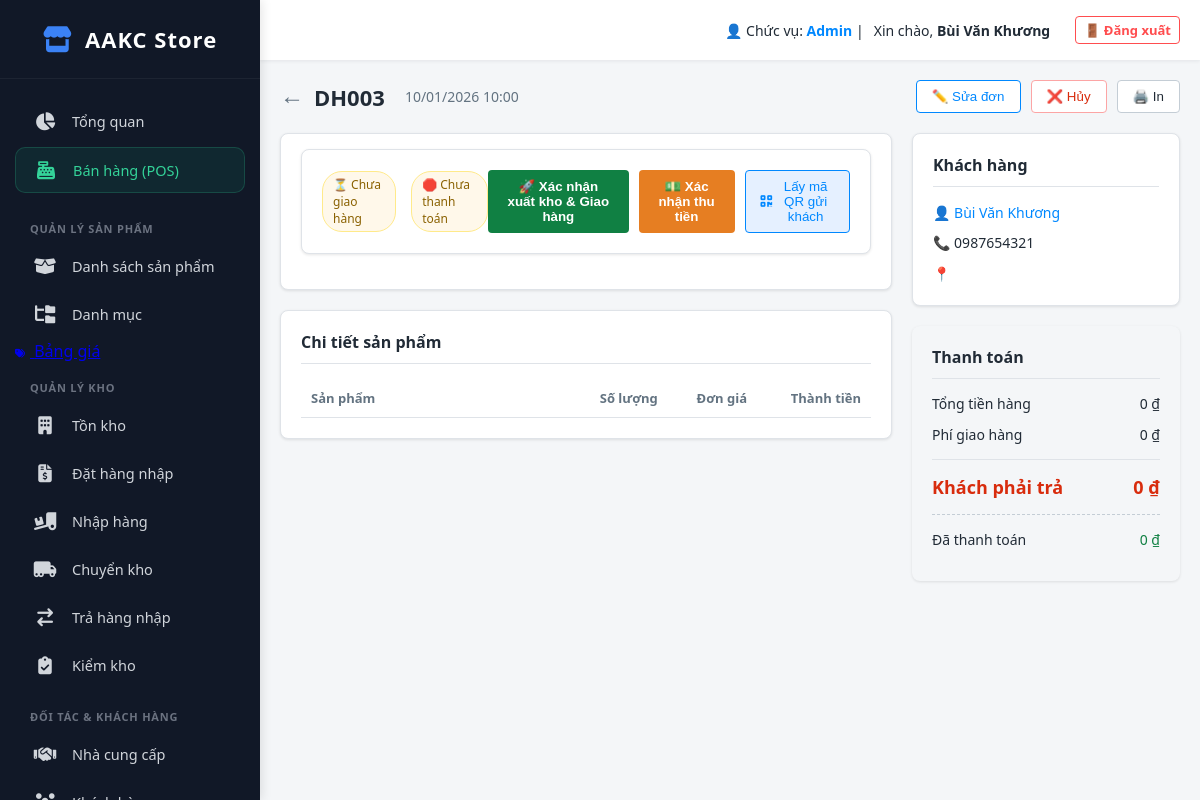
The app's page /index.php?action=view_order&id=3 (signed in) with its own data.
### tables this page shows
CREATE TABLE `orders` (
  `id` int(11) NOT NULL,
  `order_code` varchar(50) DEFAULT NULL,
  `customer_id` int(11) NOT NULL,
  `subtotal` decimal(15,2) DEFAULT 0.00,
  `total_amount` decimal(15,2) NOT NULL,
  `paid_amount` decimal(15,2) DEFAULT 0.00,
  `payment_status` enum('unpaid','partial','paid') DEFAULT 'unpaid',
  `created_at` datetime DEFAULT current_timestamp(),
  `total_product_discount` decimal(15,2) DEFAULT 0.00,
  `total_order_discount` decimal(15,2) DEFAULT 0.00,
  `original_shipping_fee` decimal(15,2) DEFAULT 0.00,
  `total_shipping_discount` decimal(15,2) DEFAULT 0.00,
  `tax_amount` decimal(15,2) DEFAULT 0.00,
  `grand_total` decimal(15,2) DEFAULT 0.00,
  `amount_paid` decimal(15,2) DEFAULT 0.00,
  `payment_method` varchar(50) DEFAULT 'cash',
  `order_status` varchar(50) DEFAULT 'pending',
  `shipping_status` varchar(50) DEFAULT 'pending',
  `sales_channel` varchar(50) DEFAULT 'pos'
);

CREATE TABLE `customers` (
  `id` int(11) NOT NULL,
  `customer_code` varchar(50) DEFAULT NULL,
  `last_name` varchar(100) DEFAULT NULL,
  `first_name` varchar(100) NOT NULL,
  `phone` varchar(50) DEFAULT NULL,
  `email` varchar(255) DEFAULT NULL,
  `accept_marketing` tinyint(1) DEFAULT 0,
  `province` varchar(100) DEFAULT NULL,
  `district` varchar(100) DEFAULT NULL,
  `ward` varchar(100) DEFAULT NULL,
  `address` text DEFAULT NULL,
  `tax_code` varchar(50) DEFAULT NULL,
  `company_name` varchar(255) DEFAULT NULL,
  `invoice_address` text DEFAULT NULL,
  `invoice_email` varchar(255) DEFAULT NULL,
  `notes` text DEFAULT NULL,
  `tags` varchar(255) DEFAULT NULL,
  `debt` decimal(15,2) DEFAULT 0.00,
  `created_at` datetime DEFAULT current_timestamp()
);

### app/controllers/OrderController.php (called while the page is built, shortened)
<?php
class OrderController
{
    public function view()
    {
        $id = $_GET['id'] ?? 0;
        $db = (new Database())->getConnection();
        $query_order = "SELECT o.*,
                               CONCAT(c.last_name, ' ', c.first_name) AS customer_name,
                               c.phone, c.address
                        FROM orders o
                        LEFT JOIN customers c ON o.customer_id = c.id
                        WHERE o.id = ?";
        $stmt_order = $db->prepare($query_order);
        $stmt_order->execute([$id]);
        $order = $stmt_order->fetch(PDO::FETCH_ASSOC);
        require_once __DIR__ . '/../views/order/detail.php';
    }
}

### public/index.php (called while the page is built, shortened)
<?php
$app = new App();

### app/views/order/detail.php (the view, shortened to what this page needs)
<?php
require_once __DIR__ . '/../layout/header.php';
?>
<div class="v3-header">
    <div class="v3-title">
        <a href="index.php?action=order_list">←</a>
        <?php echo htmlspecialchars($order['order_code']); ?>
        <span style="font-size: 14px; font-weight: normal; color: #637381; margin-left: 10px;">
            <?php echo date('d/m/Y H:i', strtotime($order['created_at'])); ?>
        </span>
    </div>
    <div style="display: flex; gap: 10px;">
        <?php if (($order['order_status'] ?? '') !== 'cancelled' && ($order['shipping_status'] ?? '') !== 'delivered'): ?>
            <button class="btn-outline" style="color: #0088ff; border-color: #0088ff;" onclick="alert('Tính năng chuyển sang màn hình Sửa Đơn đang được cập nhật!')">✏️ Sửa đơn</button>
        <?php endif; ?>
        <?php if (($order['order_status'] ?? '') !== 'cancelled'): ?>
            <button type="button" class="btn-outline" style="color: #d82c0d; border-color: #fca5a5;" onclick="processCancel(<?php echo $order['id']; ?>)">❌ Hủy</button>
        <?php endif; ?>
        <button class="btn-outline" onclick="window.open('index.php?action=print_order&id=<?php echo $order['id']; ?>', '_blank')">🖨️ In</button>
    </div>
</div>
<div class="pos-layout">
    <div class="pos-left">
        <div class="v3-card" style="padding: 15px 20px;">
            <div class="v3-card" style="padding: 20px;">
                <div style="display: flex; justify-content: space-between; align-items: center;">
                    <div style="display: flex; gap: 15px;">
                        <?php if (($order['order_status'] ?? '') == 'cancelled'): ?>
                            <span class="badge" style="background:#ffe4e4; color:#d82c0d; border:1px solid #ffb8b8;">❌ Đã hủy</span>
                        <?php elseif (($order['shipping_status'] ?? '') == 'delivered'): ?>
                            <span class="badge badge-paid">🚚 Đã giao hàng</span>
                        <?php else: ?>
                            <span class="badge badge-pending">⏳ Chưa giao hàng</span>
                        <?php endif; ?>
                        <?php if (($order['payment_status'] ?? '') == 'paid'): ?>
                            <span class="badge badge-paid">💰 Đã thanh toán</span>
                        <?php else: ?>
                            <span class="badge badge-pending">🛑 Chưa thanh toán</span>
                        <?php endif; ?>
                    </div>
                    <div style="display: flex; gap: 10px;">
                        <?php if (($order['shipping_status'] ?? '') !== 'delivered' && ($order['order_status'] ?? '') !== 'cancelled'): ?>
                            <button type="button" class="btn-primary" id="btn_ship_action" style="width:auto; padding:8px 15px; background:#108043;" onclick="processShipping(<?php echo $order['id']; ?>)">🚀 Xác nhận xuất kho & Giao hàng</button>
                        <?php endif; ?>
                        <?php if (($order['payment_status'] ?? '') !== 'paid' && ($order['order_status'] ?? '') !== 'cancelled'): ?>
                            <button type="button" class="btn-primary" id="btn_pay_action" style="width:auto; padding:8px 15px; background:#e67e22;" onclick="processPayment(<?php echo $order['id']; ?>)">💵 Xác nhận thu tiền</button>
                            <button type="button" class="btn-outline" style="width:auto; padding:8px 15px; border-color:#0088ff; color:#0088ff; background: #e5f0ff;" onclick="document.getElementById('online_qr_modal').style.display='flex'">
                                <i class="fa-solid fa-qrcode"></i> Lấy mã QR gửi khách
                            </button>
                        <?php endif; ?>
                    </div>
                </div>
            </div>
        </div>
        <div class="v3-card">
            <div class="v3-card-title">Chi tiết sản phẩm</div>
            <table class="cart-table">
                <thead>
                    <tr>
                        <th style="width: 50%;">Sản phẩm</th>
                        <th style="width: 15%; text-align: center;">Số lượng</th>
                        <th style="width: 15%; text-align: right;">Đơn giá</th>
                        <th style="width: 20%; text-align: right;">Thành tiền</th>
                    </tr>
                </thead>
            </table>
        </div>
    </div>
    <div class="pos-right">
        <div class="v3-card">
            <div class="v3-card-title">Khách hàng</div>
            <div class="customer-info">
                <?php if (!empty($order['customer_name'])): ?>
                    <div style="margin-bottom: 8px;">👤 <span><?php echo htmlspecialchars($order['customer_name']); ?></span></div>
                    <div style="margin-bottom: 8px;">📞 <?php echo htmlspecialchars($order['phone'] ?? 'Chưa cập nhật'); ?></div>
                    <div>📍 <?php echo htmlspecialchars($order['address'] ?? 'Chưa cập nhật địa chỉ'); ?></div>
                <?php else: ?>
                    <div style="color: #8c98a4; font-style: italic;">Khách lẻ (Không lưu thông tin)</div>
                <?php endif; ?>
            </div>
        </div>
        <div class="v3-card" style="background: #f4f6f8; border: none;">
            <div class="v3-card-title">Thanh toán</div>
            <div class="summary-line">
                <span>Tổng tiền hàng</span>
                <span><?php echo number_format($order['subtotal'] ?? 0, 0, '', '.'); ?> ₫</span>
            </div>
            <div class="summary-line">
                <span>Phí giao hàng</span>
                <span><?php echo number_format(($order['original_shipping_fee'] ?? 0) - ($order['total_shipping_discount'] ?? 0), 0, '', '.'); ?> ₫</span>
            </div>
            <div class="summary-total">
                <span>Khách phải trả</span>
                <span><?php echo number_format($order['grand_total'] ?? 0, 0, '', '.'); ?> ₫</span>
            </div>
            <div class="summary-line" style="margin-top: 15px; border-top: 1px dashed #c4cdd5; padding-top: 15px;">
                <span style="font-weight: 500;">Đã thanh toán</span>
                <span style="font-weight: 500; color: #108043;"><?php echo number_format($order['amount_paid'] ?? 0, 0, '', '.'); ?> ₫</span>
            </div>
        </div>
    </div>
</div>
<?php require_once __DIR__ . '/../layout/footer.php'; ?>

### app/views/layout/header.php (style rules this page uses)
* { box-sizing: border-box; margin: 0; padding: 0; }
body { font-family: 'Segoe UI', Tahoma, Geneva, Verdana, sans-serif; background-color: #f4f6f8; color: #212b36; display: flex; height: 100vh; overflow: hidden; }

### app/views/order/detail.php (style rules this page uses)
.v3-header { display: flex; justify-content: space-between; align-items: center; margin-bottom: 20px; }
.v3-title { font-size: 22px; font-weight: bold; color: #212b36; display: flex; align-items: center; gap: 10px; }
.v3-title a { color: #637381; text-decoration: none; font-size: 24px; margin-top: -4px; }
.pos-layout { display: flex; gap: 20px; align-items: flex-start; }
.pos-left { flex: 0 0 68%; }
.pos-right { flex: 1; }
.v3-card { background: #fff; border-radius: 8px; box-shadow: 0 1px 3px rgba(0, 0, 0, 0.1); padding: 20px; margin-bottom: 20px; border: 1px solid #dfe3e8; }
.v3-card-title { font-size: 16px; font-weight: 600; color: #212b36; margin-bottom: 15px; padding-bottom: 10px; border-bottom: 1px solid #dfe3e8; }
.cart-table { width: 100%; border-collapse: collapse; }
.cart-table th { text-align: left; padding: 10px; color: #637381; font-weight: 600; font-size: 13px; border-bottom: 1px solid #dfe3e8; }
.summary-line { display: flex; justify-content: space-between; margin-bottom: 12px; font-size: 14px; color: #212b36; }
.summary-total { display: flex; justify-content: space-between; margin-top: 15px; padding-top: 15px; border-top: 1px solid #dfe3e8; font-size: 18px; font-weight: 700; color: #d82c0d; }
.badge { padding: 4px 10px; border-radius: 20px; font-size: 12px; font-weight: 500; display: inline-block; }
.badge-pending { background: #fff8ea; color: #8a6100; border: 1px solid #ffea8a; }
.customer-info { font-size: 14px; line-height: 1.6; color: #212b36; }
.customer-info span { color: #0088ff; font-weight: 500; }
.btn-outline { background: #fff; color: #212b36; padding: 8px 15px; border: 1px solid #c4cdd5; border-radius: 4px; font-weight: 500; cursor: pointer; display: flex; align-items: center; gap: 5px; transition: 0.2s; }
.btn-primary { background: #0088ff; color: #fff; padding: 8px 15px; border: none; border-radius: 4px; font-weight: 600; cursor: pointer; text-decoration: none; transition: 0.2s; }

### records on screen
orders: order_code "DH003", created_at "10/01/2026 10:00", customer.phone "0987654321", subtotal "0", ($order['original_shipping_fee'] ?? 0) - ($order['total_shipping_discount'] ?? 0) "0", grand_total "0", amount_paid "0"

### other values on screen
$user_session['role'] "Admin"
$user_session['full_name'] "Bùi Văn Khương"
$order['customer_name'] "Bùi Văn Khương"
